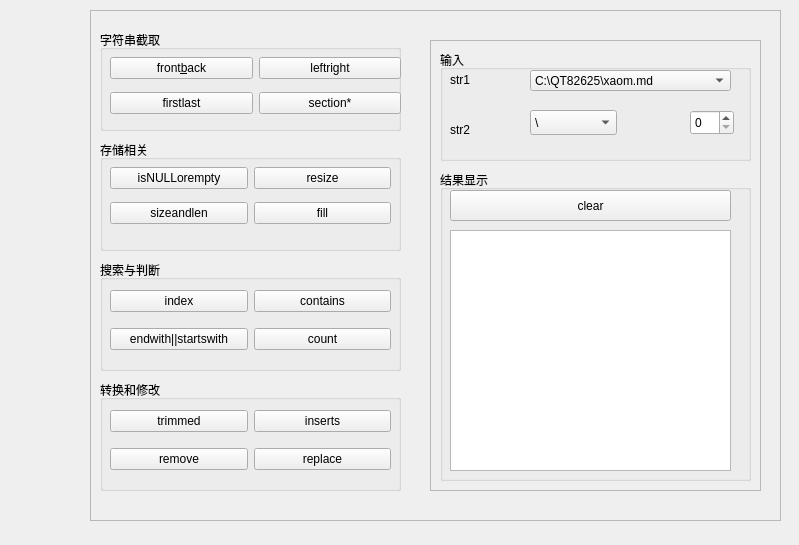
<?xml version="1.0" encoding="UTF-8"?>
<ui version="4.0">
 <class>Widget</class>
 <widget class="QWidget" name="Widget">
  <property name="geometry">
   <rect>
    <x>0</x>
    <y>0</y>
    <width>799</width>
    <height>545</height>
   </rect>
  </property>
  <property name="windowTitle">
   <string>Widget</string>
  </property>
  <widget class="QWidget" name="">
   <property name="geometry">
    <rect>
     <x>90</x>
     <y>10</y>
     <width>691</width>
     <height>511</height>
    </rect>
   </property>
   <layout class="QHBoxLayout" name="horizontalLayout">
    <item>
     <widget class="QFrame" name="frame">
      <property name="frameShape">
       <enum>QFrame::StyledPanel</enum>
      </property>
      <property name="frameShadow">
       <enum>QFrame::Raised</enum>
      </property>
      <widget class="QGroupBox" name="groupBox">
       <property name="geometry">
        <rect>
         <x>10</x>
         <y>20</y>
         <width>301</width>
         <height>101</height>
        </rect>
       </property>
       <property name="title">
        <string>字符串截取</string>
       </property>
       <widget class="QWidget" name="">
        <property name="geometry">
         <rect>
          <x>10</x>
          <y>20</y>
          <width>291</width>
          <height>71</height>
         </rect>
        </property>
        <layout class="QVBoxLayout" name="verticalLayout">
         <item>
          <layout class="QHBoxLayout" name="horizontalLayout_2">
           <item>
            <widget class="QPushButton" name="Pushbutton_frontback">
             <property name="text">
              <string>front&amp;back</string>
             </property>
            </widget>
           </item>
           <item>
            <widget class="QPushButton" name="pushButton_leftright">
             <property name="text">
              <string>leftright</string>
             </property>
            </widget>
           </item>
          </layout>
         </item>
         <item>
          <layout class="QHBoxLayout" name="horizontalLayout_3">
           <item>
            <widget class="QPushButton" name="pushButton_fristlast">
             <property name="text">
              <string>firstlast</string>
             </property>
            </widget>
           </item>
           <item>
            <widget class="QPushButton" name="pushButton_section">
             <property name="text">
              <string>section*</string>
             </property>
            </widget>
           </item>
          </layout>
         </item>
        </layout>
       </widget>
      </widget>
      <widget class="QGroupBox" name="groupBox_2">
       <property name="geometry">
        <rect>
         <x>10</x>
         <y>130</y>
         <width>301</width>
         <height>111</height>
        </rect>
       </property>
       <property name="title">
        <string>存储相关</string>
       </property>
       <widget class="QWidget" name="">
        <property name="geometry">
         <rect>
          <x>10</x>
          <y>20</y>
          <width>281</width>
          <height>71</height>
         </rect>
        </property>
        <layout class="QVBoxLayout" name="verticalLayout_2">
         <item>
          <layout class="QHBoxLayout" name="horizontalLayout_4">
           <item>
            <widget class="QPushButton" name="pushButton_Nullempty">
             <property name="text">
              <string>isNULLorempty</string>
             </property>
            </widget>
           </item>
           <item>
            <widget class="QPushButton" name="pushButton_resize">
             <property name="text">
              <string>resize</string>
             </property>
            </widget>
           </item>
          </layout>
         </item>
         <item>
          <layout class="QHBoxLayout" name="horizontalLayout_5">
           <item>
            <widget class="QPushButton" name="pushButton_size">
             <property name="text">
              <string>sizeandlen</string>
             </property>
            </widget>
           </item>
           <item>
            <widget class="QPushButton" name="pushButton_fill">
             <property name="text">
              <string>fill</string>
             </property>
            </widget>
           </item>
          </layout>
         </item>
        </layout>
       </widget>
      </widget>
      <widget class="QGroupBox" name="groupBox_3">
       <property name="geometry">
        <rect>
         <x>10</x>
         <y>250</y>
         <width>301</width>
         <height>111</height>
        </rect>
       </property>
       <property name="title">
        <string>搜索与判断</string>
       </property>
       <widget class="QWidget" name="layoutWidget">
        <property name="geometry">
         <rect>
          <x>10</x>
          <y>20</y>
          <width>281</width>
          <height>81</height>
         </rect>
        </property>
        <layout class="QVBoxLayout" name="verticalLayout_3">
         <item>
          <layout class="QHBoxLayout" name="horizontalLayout_6">
           <item>
            <widget class="QPushButton" name="pushButton_index">
             <property name="text">
              <string>index</string>
             </property>
            </widget>
           </item>
           <item>
            <widget class="QPushButton" name="pushButton_contains">
             <property name="text">
              <string>contains</string>
             </property>
            </widget>
           </item>
          </layout>
         </item>
         <item>
          <layout class="QHBoxLayout" name="horizontalLayout_7">
           <item>
            <widget class="QPushButton" name="pushButton_endstrtswith">
             <property name="text">
              <string>endwith||startswith</string>
             </property>
            </widget>
           </item>
           <item>
            <widget class="QPushButton" name="pushButton_count">
             <property name="text">
              <string>count</string>
             </property>
            </widget>
           </item>
          </layout>
         </item>
        </layout>
       </widget>
      </widget>
      <widget class="QGroupBox" name="groupBox_4">
       <property name="geometry">
        <rect>
         <x>10</x>
         <y>370</y>
         <width>301</width>
         <height>111</height>
        </rect>
       </property>
       <property name="title">
        <string>转换和修改</string>
       </property>
       <widget class="QWidget" name="layoutWidget_2">
        <property name="geometry">
         <rect>
          <x>10</x>
          <y>20</y>
          <width>281</width>
          <height>81</height>
         </rect>
        </property>
        <layout class="QVBoxLayout" name="verticalLayout_4">
         <item>
          <layout class="QHBoxLayout" name="horizontalLayout_8">
           <item>
            <widget class="QPushButton" name="pushButton_trimmed">
             <property name="text">
              <string>trimmed</string>
             </property>
            </widget>
           </item>
           <item>
            <widget class="QPushButton" name="pushButton_inserts">
             <property name="text">
              <string>inserts</string>
             </property>
            </widget>
           </item>
          </layout>
         </item>
         <item>
          <layout class="QHBoxLayout" name="horizontalLayout_9">
           <item>
            <widget class="QPushButton" name="pushButton_remove">
             <property name="text">
              <string>remove</string>
             </property>
            </widget>
           </item>
           <item>
            <widget class="QPushButton" name="pushButton_replace">
             <property name="text">
              <string>replace</string>
             </property>
            </widget>
           </item>
          </layout>
         </item>
        </layout>
       </widget>
      </widget>
      <widget class="QFrame" name="frame_2">
       <property name="geometry">
        <rect>
         <x>340</x>
         <y>30</y>
         <width>331</width>
         <height>451</height>
        </rect>
       </property>
       <property name="frameShape">
        <enum>QFrame::StyledPanel</enum>
       </property>
       <property name="frameShadow">
        <enum>QFrame::Raised</enum>
       </property>
       <widget class="QGroupBox" name="groupBox_5">
        <property name="geometry">
         <rect>
          <x>10</x>
          <y>10</y>
          <width>311</width>
          <height>111</height>
         </rect>
        </property>
        <property name="title">
         <string>输入</string>
        </property>
        <widget class="QLabel" name="label">
         <property name="geometry">
          <rect>
           <x>10</x>
           <y>20</y>
           <width>69</width>
           <height>19</height>
          </rect>
         </property>
         <property name="text">
          <string>str1</string>
         </property>
        </widget>
        <widget class="QLabel" name="label_2">
         <property name="geometry">
          <rect>
           <x>10</x>
           <y>70</y>
           <width>69</width>
           <height>19</height>
          </rect>
         </property>
         <property name="text">
          <string>str2</string>
         </property>
        </widget>
        <widget class="QComboBox" name="comboBox_str1">
         <property name="geometry">
          <rect>
           <x>90</x>
           <y>20</y>
           <width>201</width>
           <height>21</height>
          </rect>
         </property>
         <item>
          <property name="text">
           <string>C:\QT82625\xaom.md</string>
          </property>
         </item>
        </widget>
        <widget class="QComboBox" name="comboBox_str2">
         <property name="geometry">
          <rect>
           <x>90</x>
           <y>60</y>
           <width>87</width>
           <height>25</height>
          </rect>
         </property>
         <item>
          <property name="text">
           <string>\</string>
          </property>
         </item>
        </widget>
        <widget class="QSpinBox" name="spinBox_num">
         <property name="geometry">
          <rect>
           <x>250</x>
           <y>60</y>
           <width>44</width>
           <height>25</height>
          </rect>
         </property>
        </widget>
       </widget>
       <widget class="QGroupBox" name="groupBox_6">
        <property name="geometry">
         <rect>
          <x>10</x>
          <y>130</y>
          <width>311</width>
          <height>311</height>
         </rect>
        </property>
        <property name="title">
         <string>结果显示</string>
        </property>
        <widget class="QPushButton" name="pushButton_clear">
         <property name="geometry">
          <rect>
           <x>10</x>
           <y>20</y>
           <width>281</width>
           <height>31</height>
          </rect>
         </property>
         <property name="text">
          <string>clear</string>
         </property>
        </widget>
        <widget class="QPlainTextEdit" name="plainTextEdit">
         <property name="geometry">
          <rect>
           <x>10</x>
           <y>60</y>
           <width>281</width>
           <height>241</height>
          </rect>
         </property>
        </widget>
       </widget>
      </widget>
     </widget>
    </item>
   </layout>
  </widget>
 </widget>
 <resources/>
 <connections/>
</ui>
